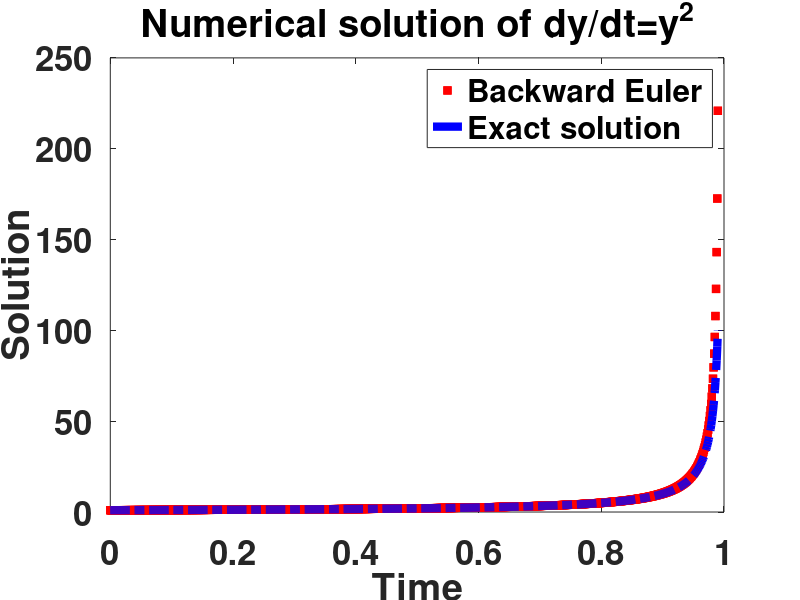

Write the MATLAB code that produced this figure.
% A program to solve y'=y^2 using the backward Euler
% method and fixed point iteration
% This is not optimized and is very simple

clear all; format compact; format short;
set(0,'defaultaxesfontsize',25,'defaultaxeslinewidth',.7,...
'defaultlinelinewidth',6,'defaultpatchlinewidth',3.7,...
'defaultaxesfontweight','bold')

n=1000; % Number of timesteps
Tmax=0.99; % Maximum time
y0=1; % Initial value
tol=0.1^10; % Tolerance for fixed point iterations
dt=Tmax/n; % Time step
y=zeros(1,n); % vector for discrete solution
t=zeros(1,n); % vector for times of discrete solution
y(1)=y0;
t(1)=0;
tic,        % start timing
for i=1:n
    yold=y(i); ynew=y(i); err=1;
    while err>tol
        ynew=dt*yold^2+y(i);
        err=abs(ynew-yold);
        yold=ynew;
    end
    y(i+1)=ynew;
    t(i+1)=t(i)+dt;
end
toc,        % stop timing
yexact=1./(1-t); max(abs(y-yexact)), % print the maximum error
figure(1); clf; plot(t,y,'r+',t,yexact,'b-.');
xlabel Time; ylabel Solution; legend('Backward Euler','Exact solution');
title('Numerical solution of dy/dt=y^2');